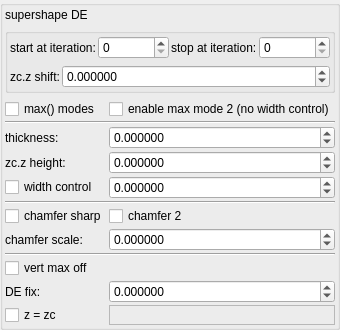
    <widget class="QGroupBox" name="groupBox_3">
     <property name="title">
      <string/>
     </property>
     <layout class="QVBoxLayout" name="verticalLayout_5">
      <property name="leftMargin">
       <number>2</number>
      </property>
      <property name="topMargin">
       <number>2</number>
      </property>
      <property name="rightMargin">
       <number>2</number>
      </property>
      <property name="bottomMargin">
       <number>2</number>
      </property>
      <item>
       <widget class="QLabel" name="label_146">
        <property name="text">
         <string>supershape DE</string>
        </property>
       </widget>
      </item>
      <item>
       <widget class="QGroupBox" name="groupBox_4">
        <property name="title">
         <string/>
        </property>
        <layout class="QVBoxLayout" name="verticalLayout_6">
         <property name="leftMargin">
          <number>2</number>
         </property>
         <property name="topMargin">
          <number>2</number>
         </property>
         <property name="rightMargin">
          <number>2</number>
         </property>
         <property name="bottomMargin">
          <number>2</number>
         </property>
         <item>
          <layout class="QGridLayout" name="gridLayout_25" columnstretch="0,0,0,0">
           <property name="spacing">
            <number>2</number>
           </property>
           <item row="0" column="1">
            <widget class="MySpinBox" name="spinboxInt_transf_start_iterations_D">
             <property name="sizePolicy">
              <sizepolicy hsizetype="Minimum" vsizetype="Maximum">
               <horstretch>0</horstretch>
               <verstretch>0</verstretch>
              </sizepolicy>
             </property>
             <property name="maximum">
              <number>999</number>
             </property>
            </widget>
           </item>
           <item row="0" column="2">
            <widget class="QLabel" name="label_279">
             <property name="text">
              <string>stop at iteration:</string>
             </property>
            </widget>
           </item>
           <item row="0" column="0">
            <widget class="QLabel" name="label_280">
             <property name="text">
              <string>start at iteration:</string>
             </property>
            </widget>
           </item>
           <item row="0" column="3">
            <widget class="MySpinBox" name="spinboxInt_transf_stop_iterations_D">
             <property name="sizePolicy">
              <sizepolicy hsizetype="Minimum" vsizetype="Maximum">
               <horstretch>0</horstretch>
               <verstretch>0</verstretch>
              </sizepolicy>
             </property>
             <property name="maximum">
              <number>999</number>
             </property>
            </widget>
           </item>
          </layout>
         </item>
         <item>
          <layout class="QGridLayout" name="gridLayout_12" columnstretch="0,1">
           <property name="spacing">
            <number>2</number>
           </property>
           <item row="0" column="0">
            <widget class="QLabel" name="label_181">
             <property name="text">
              <string>zc.z shift:</string>
             </property>
            </widget>
           </item>
           <item row="0" column="1">
            <widget class="MyDoubleSpinBox" name="spinbox_transf_offsetD_0">
             <property name="sizePolicy">
              <sizepolicy hsizetype="Minimum" vsizetype="Maximum">
               <horstretch>0</horstretch>
               <verstretch>0</verstretch>
              </sizepolicy>
             </property>
             <property name="prefix">
              <string/>
             </property>
             <property name="suffix">
              <string/>
             </property>
             <property name="decimals">
              <number>6</number>
             </property>
             <property name="minimum">
              <double>-99.989999999999995</double>
             </property>
             <property name="maximum">
              <double>99.989999999999995</double>
             </property>
             <property name="singleStep">
              <double>0.100000000000000</double>
             </property>
            </widget>
           </item>
          </layout>
         </item>
        </layout>
       </widget>
      </item>
      <item>
       <layout class="QGridLayout" name="gridLayout_32" columnstretch="0,1">
        <property name="spacing">
         <number>2</number>
        </property>
        <item row="0" column="0">
         <widget class="MyCheckBox" name="checkBox_transf_function_enabledI_false">
          <property name="text">
           <string>max() modes</string>
          </property>
         </widget>
        </item>
        <item row="11" column="0">
         <widget class="MyCheckBox" name="checkBox_transf_function_enabledZc_false">
          <property name="text">
           <string>z = zc</string>
          </property>
         </widget>
        </item>
        <item row="3" column="0">
         <widget class="QLabel" name="label_180">
          <property name="text">
           <string>zc.z height:</string>
          </property>
         </widget>
        </item>
        <item row="3" column="1">
         <widget class="MyDoubleSpinBox" name="spinbox_transf_offsetF_0">
          <property name="sizePolicy">
           <sizepolicy hsizetype="Minimum" vsizetype="Maximum">
            <horstretch>0</horstretch>
            <verstretch>0</verstretch>
           </sizepolicy>
          </property>
          <property name="prefix">
           <string/>
          </property>
          <property name="suffix">
           <string/>
          </property>
          <property name="decimals">
           <number>6</number>
          </property>
          <property name="minimum">
           <double>-99.989999999999995</double>
          </property>
          <property name="maximum">
           <double>99.989999999999995</double>
          </property>
          <property name="singleStep">
           <double>0.010000000000000</double>
          </property>
         </widget>
        </item>
        <item row="2" column="1">
         <widget class="MyDoubleSpinBox" name="spinbox_transf_offset_p05">
          <property name="sizePolicy">
           <sizepolicy hsizetype="Minimum" vsizetype="Maximum">
            <horstretch>0</horstretch>
            <verstretch>0</verstretch>
           </sizepolicy>
          </property>
          <property name="prefix">
           <string/>
          </property>
          <property name="suffix">
           <string/>
          </property>
          <property name="decimals">
           <number>6</number>
          </property>
          <property name="minimum">
           <double>-99.989999999999995</double>
          </property>
          <property name="maximum">
           <double>99.989999999999995</double>
          </property>
          <property name="singleStep">
           <double>0.010000000000000</double>
          </property>
         </widget>
        </item>
        <item row="4" column="0">
         <widget class="MyCheckBox" name="checkBox_transf_function_enabled_false">
          <property name="text">
           <string>width control</string>
          </property>
         </widget>
        </item>
        <item row="5" column="0" colspan="2">
         <widget class="Line" name="line">
          <property name="orientation">
           <enum>Qt::Horizontal</enum>
          </property>
         </widget>
        </item>
        <item row="10" column="1">
         <widget class="MyDoubleSpinBox" name="spinbox_transf_offset_1">
          <property name="sizePolicy">
           <sizepolicy hsizetype="Minimum" vsizetype="Maximum">
            <horstretch>0</horstretch>
            <verstretch>0</verstretch>
           </sizepolicy>
          </property>
          <property name="prefix">
           <string/>
          </property>
          <property name="suffix">
           <string/>
          </property>
          <property name="decimals">
           <number>6</number>
          </property>
          <property name="minimum">
           <double>-99.989999999999995</double>
          </property>
          <property name="maximum">
           <double>99.989999999999995</double>
          </property>
          <property name="singleStep">
           <double>0.100000000000000</double>
          </property>
         </widget>
        </item>
        <item row="10" column="0">
         <widget class="QLabel" name="label_178">
          <property name="text">
           <string>DE fix:</string>
          </property>
         </widget>
        </item>
        <item row="0" column="1">
         <widget class="MyCheckBox" name="checkBox_transf_function_enabledN_false">
          <property name="text">
           <string>enable max mode 2 (no width control)</string>
          </property>
         </widget>
        </item>
        <item row="4" column="1">
         <widget class="MyDoubleSpinBox" name="spinbox_transf_offsetA_p01">
          <property name="sizePolicy">
           <sizepolicy hsizetype="Minimum" vsizetype="Maximum">
            <horstretch>0</horstretch>
            <verstretch>0</verstretch>
           </sizepolicy>
          </property>
          <property name="prefix">
           <string/>
          </property>
          <property name="suffix">
           <string/>
          </property>
          <property name="decimals">
           <number>6</number>
          </property>
          <property name="minimum">
           <double>-99.989999999999995</double>
          </property>
          <property name="maximum">
           <double>99.989999999999995</double>
          </property>
          <property name="singleStep">
           <double>0.010000000000000</double>
          </property>
         </widget>
        </item>
        <item row="6" column="0">
         <widget class="MyCheckBox" name="checkBox_transf_function_enabledK_false">
          <property name="text">
           <string>chamfer sharp</string>
          </property>
         </widget>
        </item>
        <item row="2" column="0">
         <widget class="QLabel" name="label_179">
          <property name="text">
           <string>thickness:</string>
          </property>
         </widget>
        </item>
        <item row="8" column="0" colspan="2">
         <widget class="Line" name="line_2">
          <property name="orientation">
           <enum>Qt::Horizontal</enum>
          </property>
         </widget>
        </item>
        <item row="6" column="1">
         <widget class="MyCheckBox" name="checkBox_transf_function_enabledJ_false">
          <property name="text">
           <string>chamfer 2</string>
          </property>
         </widget>
        </item>
        <item row="9" column="0">
         <widget class="MyCheckBox" name="checkBox_transf_function_enabledM_false">
          <property name="text">
           <string>vert max off</string>
          </property>
         </widget>
        </item>
        <item row="7" column="0">
         <widget class="QLabel" name="label_184">
          <property name="text">
           <string>chamfer scale:</string>
          </property>
         </widget>
        </item>
        <item row="7" column="1">
         <widget class="MyDoubleSpinBox" name="spinbox_transf_scaleD_1">
          <property name="sizePolicy">
           <sizepolicy hsizetype="Minimum" vsizetype="Maximum">
            <horstretch>0</horstretch>
            <verstretch>0</verstretch>
           </sizepolicy>
          </property>
          <property name="prefix">
           <string/>
          </property>
          <property name="suffix">
           <string/>
          </property>
          <property name="decimals">
           <number>6</number>
          </property>
          <property name="minimum">
           <double>-99.989999999999995</double>
          </property>
          <property name="maximum">
           <double>99.989999999999995</double>
          </property>
          <property name="singleStep">
           <double>0.100000000000000</double>
          </property>
         </widget>
        </item>
        <item row="1" column="0" colspan="2">
         <widget class="Line" name="line_3">
          <property name="orientation">
           <enum>Qt::Horizontal</enum>
          </property>
         </widget>
        </item>
        <item row="11" column="1">
         <widget class="QFrame" name="frame">
          <property name="frameShape">
           <enum>QFrame::StyledPanel</enum>
          </property>
          <property name="frameShadow">
           <enum>QFrame::Raised</enum>
          </property>
         </widget>
        </item>
       </layout>
      </item>
     </layout>
    </widget>
